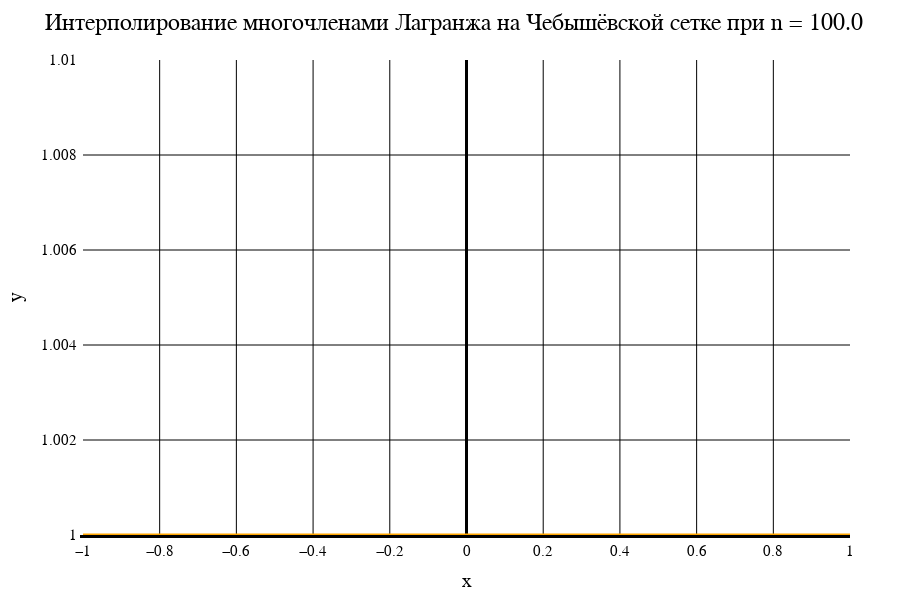

The notebook cell saved with this chart:
### Markdown cell above
Лагранж. Чебышёвская сетка

### Code cell
data2[1]

### Figure 1 — Plotly figure (JSON) as saved in the notebook; plotly's stock layout.template omitted (floating-point values rounded to 4 significant figures; data arrays with more than 128 entries replaced by an {"elided": "..."} marker saying what was removed)
{"data": [{"line": {"color": "orange", "width": 3}, "mode": "line", "type": "scatter", "x": {"elided": "201 float values"}, "y": {"elided": "201 int values"}}], "layout": {"coloraxis": {"outlinecolor": "black"}, "font": {"color": "black", "family": "Time New Roman"}, "height": 600, "margin": {"b": 50, "l": 50, "r": 50, "t": 60}, "paper_bgcolor": "white", "plot_bgcolor": "white", "title": {"autosize": false, "font": {"color": "black", "family": "Times New Roman", "size": 24}, "paper_bgcolor": "red", "text": "Интерполирование многочленами Лагранжа на Чебышёвской сетке при n = 100.0"}, "width": 900, "xaxis": {"color": "black", "gridcolor": "black", "gridwidth": 1, "linecolor": "black", "linewidth": 3, "tickfont": {"size": 15}, "title": {"font": {"color": "black", "family": "Times New Roman", "size": 20}, "text": "x"}, "zeroline": true, "zerolinecolor": "black", "zerolinewidth": 3}, "yaxis": {"exponentformat": "power", "gridcolor": "black", "gridwidth": 1, "linewidth": 3, "range": [1, 1.01], "tickfont": {"size": 15}, "title": {"font": {"color": "black", "family": "Times New Roman", "size": 20}, "text": "y"}, "zeroline": true, "zerolinecolor": "black", "zerolinewidth": 1}}}
